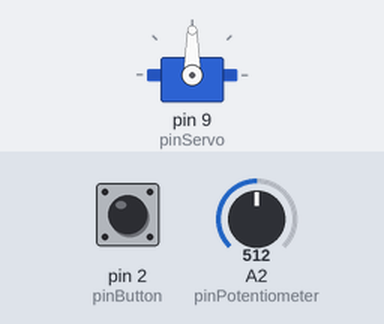
Recording of a sketch running on a simulated Arduino Uno, built with avr-gcc and run on an emulated ATmega328P. Parts: servo. The inputs (shaded band) are chosen by the test bench; at power-on: pin 2 (pinButton) HIGH, A2 (pinPotentiometer) = 512.

Above: at 1.2 s.
1.3 s: pin 2 (pinButton) pulled LOW for 3.2 s
At 1.9 s:
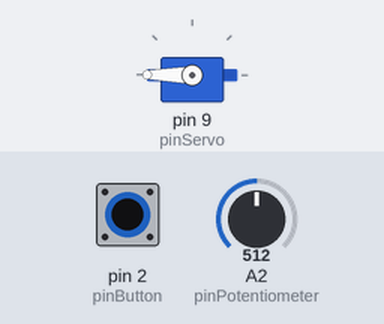
At 6.0 s:
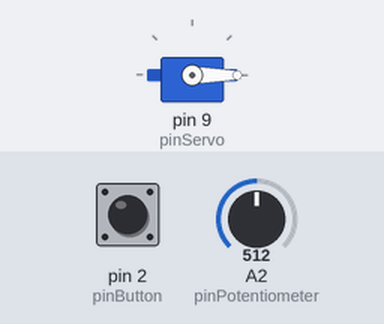
Timing chart, 0 to 7.5 s (numbered marks = the images above; inputs shaded):
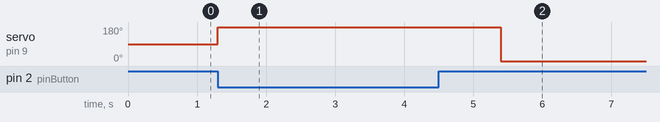

The sketch:

arduino.ino
```cpp
#include <Servo.h>
Servo myServo;

int pinServo = 9;
int pinButton = 2;
int pinPotentiometer = A2;

float teaspoons;
int potentiometerValue;
int buttonValue;

void setup() {
  Serial.begin(9600);
  pinMode(pinButton, INPUT);
  digitalWrite(pinButton, HIGH);
  myServo.attach(pinServo);
}

void loop() {
  buttonValue = digitalRead(pinButton);

  if (buttonValue == 0) {
    potentiometerValue = analogRead(pinPotentiometer); // 0-1023

    myServo.write(180);
    delay(potentiometerValue * 2);
    myServo.write(0);

    // delay(2000);
  }
}

// ##################################################
// BASIC BUTTON

// int pinButton = 2;
// int buttonValue;

// void setup() {
//   Serial.begin(9600);
//   pinMode(pinButton, INPUT);
//   digitalWrite(pinButton, HIGH); // This is an important line
// }

// void loop() {
//   buttonValue = digitalRead(pinButton);
//   Serial.println(buttonValue);
//   delay(500);
// }


// ##################################################
// BASIC READING FROM POTENTIOMETER

// int pinPotentiometer=A2;
// int potentiometerValue;

// void setup() {
//   // Setup code
//   Serial.begin(9600);
// }

// void loop() {
//   // Read the volt over the potentiometer
//   potentiometerValue = analogRead(pinPotentiometer); // 0-1023
//   Serial.println(potentiometerValue);
// }


// ##################################################
// SERVO BASIC EXAMPLE

// #include <Servo.h>

// int pinServo=9;

// // Min:0 Max:180
// int servoPosition=10;
// // int servoPosition=170;
// // int servoPosition=180;

// Servo myServo;

// void setup() {
//   // put your setup code here, to run once:
//   Serial.begin(9600);
//   myServo.attach(pinServo);
// }

// void loop() {
//   // put your main code here, to run repeatedly:
//   myServo.write(servoPosition);
// }
```

Measured:
- after the input at 1.3 s, servo on pin 9 (pinServo): 90° → 180° at once, → 0° 4.1 s later
